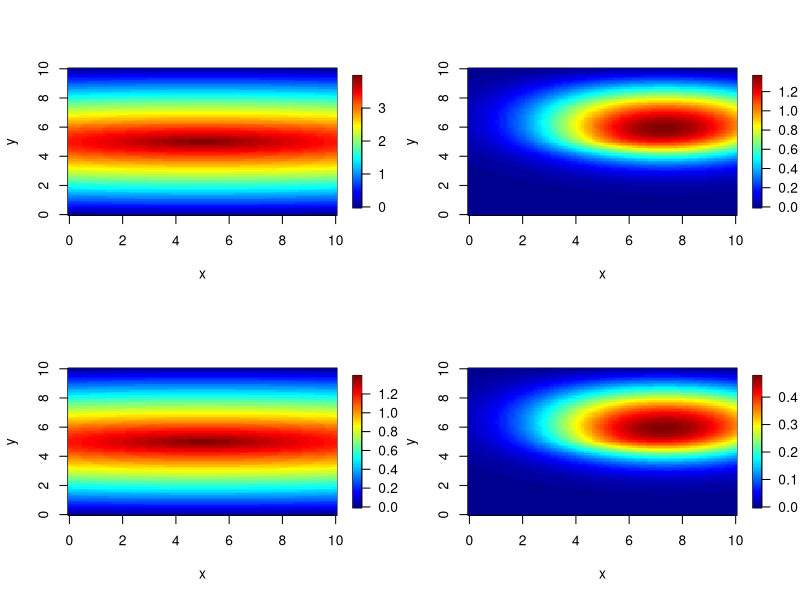
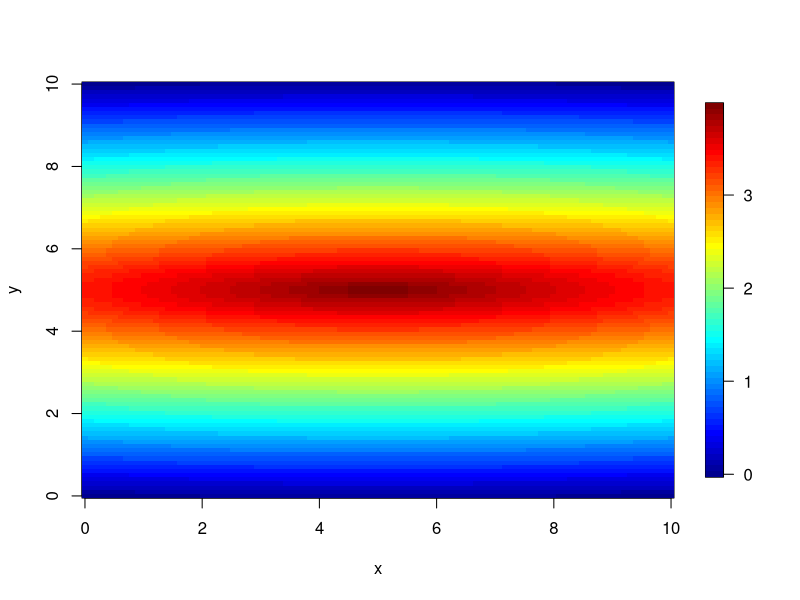
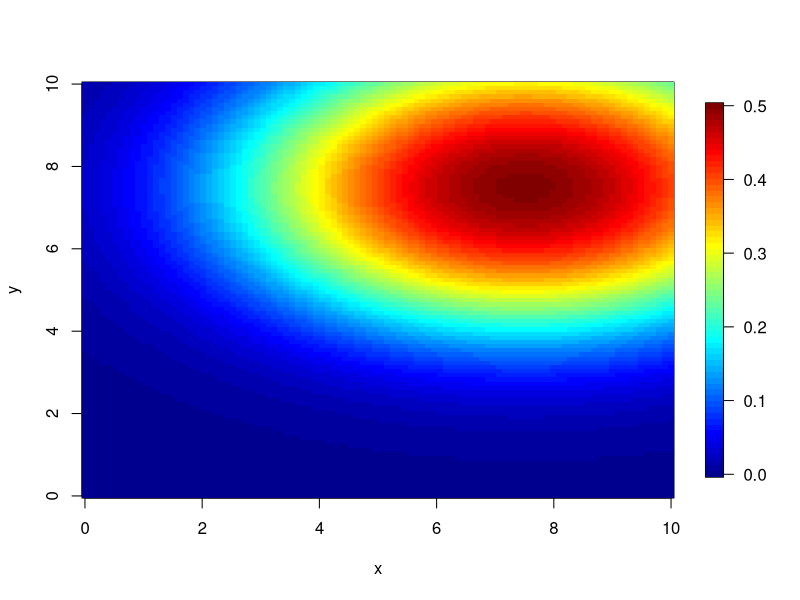
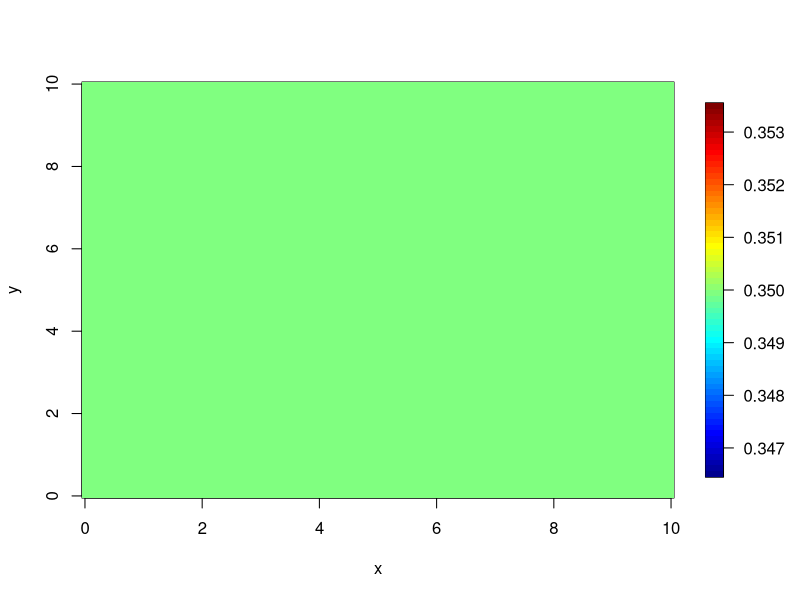
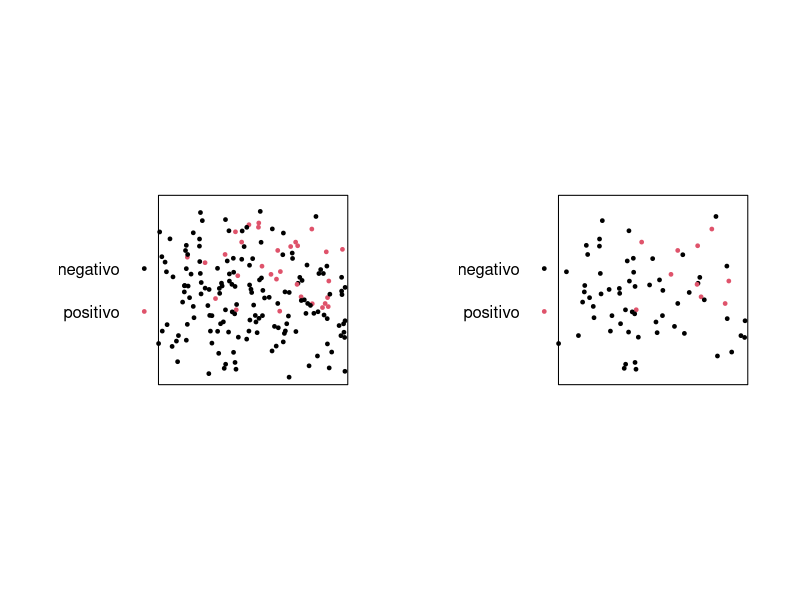
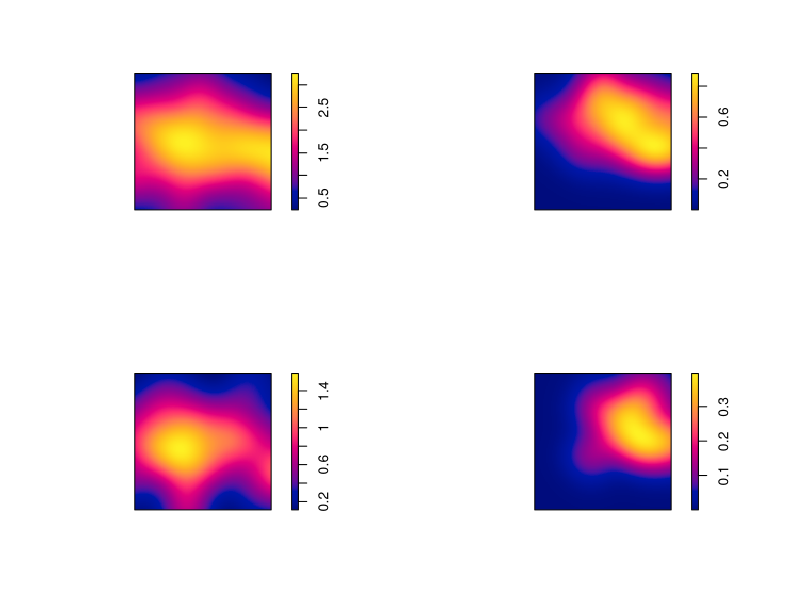
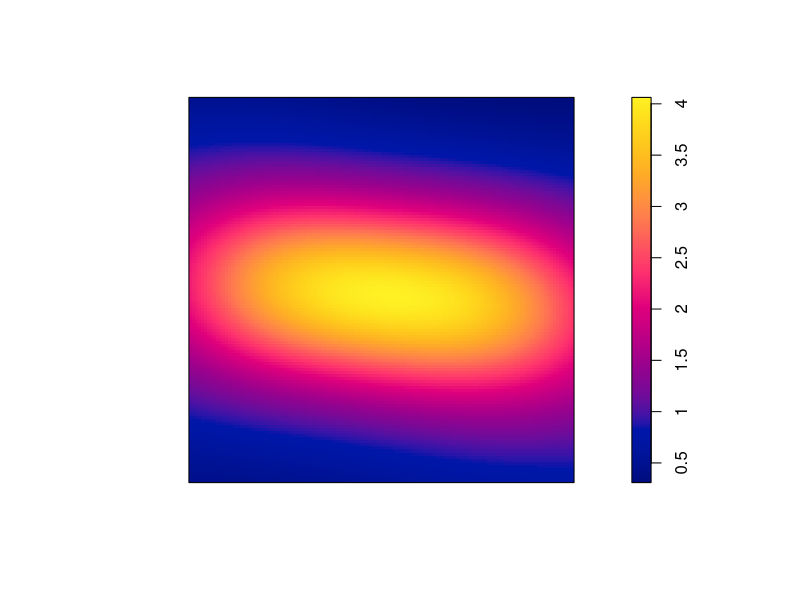
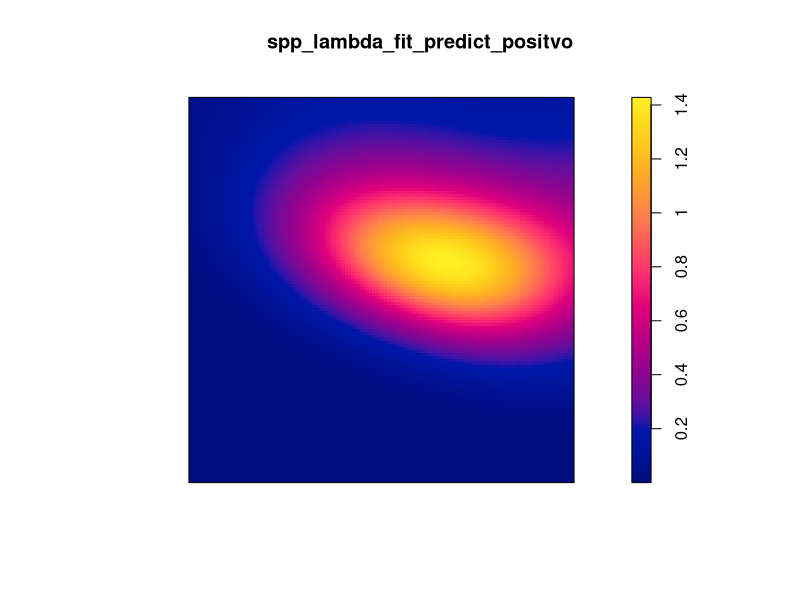

Source code (R) for these figures, in order:
library(spatstat)
library(fields)
library(mgcv)
library(psych)
library(pracma)
library(splines)
#=#=#=#=#=#=#=#=#=#=#=#=#=#=#=#=#=#=#=#=#=#=#=#=#=#=#=#=#=#=#=#=#=#=#=#
#=#=# Densidad poblacional heterogena, riesgo espacial variable, muestreo aleatorio homogeneo
h_lambda <- 5
k_lambda <- 5
a_lambda <- 1/4
b_lambda <- 10
c_lambda <- 4
h_theta <- 7.5
k_theta <- 7.5
a_theta <- -1/16
b_theta <- -1/8
c_theta <- 0

#=#=#=#=#=#=#=#=#=#=#=#=#=#=#=#=#=#=#=#=#=#=#=#=#=#=#=#=#=#=#=#=#=#=#=#

lambda_fun <- function(x,y){
  return(c_lambda-c_lambda*(a_lambda*(x-h_lambda)^2+b_lambda*(y-k_lambda)^2)^0.5/
           ((a_lambda*(h_lambda)^2+b_lambda*(k_lambda)^2)^0.5))}
theta_fun <- function(x,y){
  return(1/(1+exp(-(c_theta+a_theta* (x-h_theta)^2+b_theta*(y-k_theta)^2))))}
pi_fun <- function(x,y){
  return(rep(0.35,length(x)))}

#=#=#=#=#=#=#=#=#=#=#=#=#=#=#=#=#=#=#=#=#=#=#=#=#=#=#=#=#=#=#=#=#=#=#=#

lambda_theta_fun <- function(x,y){
  return( lambda_fun(x,y) * theta_fun(x,y))}
lambda_pi_fun <- function(x,y){
  return( lambda_fun(x,y) * pi_fun(x,y))}
lambda_theta_pi_fun <- function(x,y){
  return( lambda_fun(x,y) * theta_fun(x,y) * pi_fun(x,y))}

#=#=#=#=#=#=#=#=#=#=#=#=#=#=#=#=#=#=#=#=#=#=#=#=#=#=#=#=#=#=#=#=#=#=#=#

grid <- expand.grid(seq(0, 10, length.out = 100),
                    seq(0, 10, length.out = 100))

imagen_plot <- function(z) {
  fields::image.plot(seq(0, 10, length.out = 100),
                     seq(0, 10, length.out = 100),
                     matrix(z, 100, 100),
                     xlab = "x", ylab = "y", main = "")
}

#=#=#=#=#=#=#=#=#=#=#=#=#=#=#=#=#=#=#=#=#=#=#=#=#=#=#=#=#=#=#=#=#=#=#=#

x11()
par(mfrow = c(2, 2))
z <- lambda_fun(grid[,1],grid[,2])
imagen_plot(z)
z <- lambda_theta_fun(grid[,1],grid[,2])
imagen_plot(z)
z <- lambda_pi_fun(grid[,1],grid[,2])
imagen_plot(z)
z <- lambda_theta_pi_fun(grid[,1],grid[,2])
imagen_plot(z)
x11()
z <- lambda_fun(grid[,1],grid[,2])
imagen_plot(z)
x11()
z <- theta_fun(grid[,1],grid[,2])
imagen_plot(z)
x11()
z <- pi_fun(grid[,1],grid[,2])
imagen_plot(z)

#=#=#=#=#=#=#=#=#=#=#=#=#=#=#=#=#=#=#=#=#=#=#=#=#=#=#=#=#=#=#=#=#=#=#=#

set.seed(123)
win <- owin(xrange = c(0, 10), yrange = c(0, 10))
spp <- rpoispp(lambda = lambda_fun, win = win)
props <- theta_fun(spp$x,spp$y)
marks(spp) <- factor(sapply(props, function(x) rbinom(1, 1, x)),
                     labels = c("negativo","positivo"),levels = c(0,1))
#props <- c(negativo = 0.30, positivo = 0.8)[spp$marks]
#Este se descomenta para Caso-Control y la siguiente linea para muestreo aleatorio
props <- pi_fun(spp$x,spp$y)
spp_sample <- spp[sapply(props, function(x) rbinom(1, 1, x)) == 1]

#=#=#=#=#=#=#=#=#=#=#=#=#=#=#=#=#=#=#=#=#=#=#=#=#=#=#=#=#=#=#=#=#=#=#=#

x11()
par(mfrow = c(1, 2))
plot(spp, cols=c(1:2), pch = 19, cex=0.5, main="")
plot(spp_sample, cols=c(1:2), pch = 19, cex=0.5, main="")
x11()
par(mfrow = c(2, 2))
plot(density(spp), main = "")
plot(density(spp[spp$marks=="positivo"]), main = "")
plot(density(spp_sample), main = "")
plot(density(spp_sample[spp_sample$marks=="positivo"]), main = "")

#=#=#=#=#=#=#=#=#=#=#=#=#=#=#=#=#=#=#=#=#=#=#=#=#=#=#=#=#=#=#=#=#=#=#=#

N_1 <- sum(spp$marks=="positivo") 
N_0 <- sum(spp$marks=="negativo")
n_1 <- sum(spp_sample$marks=="positivo") 
n_0 <- sum(spp_sample$marks=="negativo")
N_1/ (N_1 + N_0)
n_1/ (n_1 + n_0)
rho <- (n_1*N_0)/(N_1*n_0)
alfa <- (n_1/n_0)*(1+(N_0/N_1))

#=#=#=#=#=#=#=#=#=#=#=#=#=#=#=#=#=#=#=#=#=#=#=#=#=#=#=#=#=#=#=#=#=#=#

temporal <- marks(spp)
marks(spp) <- NULL
spp_lambda_fit <- ppm(spp ~ s(x,y,k=6), use.gam=TRUE)
summary(spp_lambda_fit)
spp_lambda_fit_predict <- predict(spp_lambda_fit)
x11()
plot(spp_lambda_fit_predict,xlab = "x", ylab = "y", zlab="", main = "")
marks(spp) <- temporal
rm(temporal)

#=#=#=#=#=#=#=#=#=#=#=#=#=#=#=#=#=#=#=#=#=#=#=#=#=#=#=#=#=#=#=#=#=#=#

spp_positvo <- spp[spp$marks=="positivo"]
spp_negativo <- spp[spp$marks=="negativo"]
marks(spp_positvo) <- NULL
marks(spp_negativo) <- NULL
spp_lambda_fit_positvo <- ppm(spp_positvo ~ s(x,y,k=6), use.gam=TRUE)
spp_lambda_fit_negativo <- ppm(spp_negativo ~ s(x,y,k=6), use.gam=TRUE)
spp_lambda_fit_predict_positvo <- predict(spp_lambda_fit_positvo)
spp_lambda_fit_predict_negativo <- predict(spp_lambda_fit_negativo)
risk_estimated <- spp_lambda_fit_predict_positvo/(spp_lambda_fit_predict_positvo +
                                                    spp_lambda_fit_predict_negativo)

plot(spp_lambda_fit_predict_positvo)
plot(spp_lambda_fit_predict_negativo)
plot(risk_estimated)

z_1 <-predict(spp_lambda_fit_positvo, locations=data.frame(x=grid[,1], y=grid[,2]))
z_0 <-predict(spp_lambda_fit_negativo, locations=data.frame(x=grid[,1], y=grid[,2]))
imagen_plot(z_1)
imagen_plot(z_0)
imagen_plot(z_1/(z_1+z_0))

#=#=#=#=#=#=#=#=#=#=#=#=#=#=#=#=#=#=#=#=#=#=#=#=#=#=#=#=#=#=#=#=#=#=#

spp_sample_positvo <- spp_sample[spp_sample$marks=="positivo"]
spp_sample_negativo <- spp_sample[spp_sample$marks=="negativo"]
marks(spp_sample_positvo) <- NULL
marks(spp_sample_negativo) <- NULL
spp_lambda_fit_positvo <- ppm(spp_sample_positvo ~ s(x,y,k=6), use.gam=TRUE)
spp_lambda_fit_negativo <- ppm(spp_sample_negativo ~ s(x,y,k=6), use.gam=TRUE)
spp_lambda_fit_predict_positvo <- predict(spp_lambda_fit_positvo, type="intensity",
                                              ngrid=100)
spp_lambda_fit_predict_negativo <- predict(spp_lambda_fit_negativo, type="intensity",
                                               ngrid=100)
risk_estimated <- spp_lambda_fit_predict_positvo/(spp_lambda_fit_predict_positvo+
                                                    rho*spp_lambda_fit_predict_negativo)
x11()
plot(risk_estimated)
x11()
plot(spp_lambda_fit_predict_positvo/(alfa*spp_lambda_fit_predict_negativo))

temporal <- spp_lambda_fit_predict_positvo/(alfa*spp_lambda_fit_predict_negativo)
summary(temporal)


z_1 <-predict(spp_lambda_fit_positvo, locations=data.frame(x=grid[,1], y=grid[,2]))
z_0 <-predict(spp_lambda_fit_negativo, locations=data.frame(x=grid[,1], y=grid[,2]))

x11()
par(mfrow = c(2, 2))
imagen_plot(z_1)
imagen_plot(z_0)
imagen_plot(z_1/(z_1+rho*z_0))
imagen_plot(z_1/(alfa*z_0))

#=#=#=#=#=#=#=#=#=#=#=#=#=#=#=#=#=#=#=#=#=#=#=#=#=#=#=#=#=#=#=#=#=#=#

w <- c(negativo = rho, positivo = 1)[spp_sample$marks]
theta_fit_gam <- mgcv::gam(marks~s(x,y,k=20),family = binomial(link="logit"),
                           data=spp_sample, weights = w,
                           gamma = 1)
summary(theta_fit_gam)
z <- psych::logistic(predict.gam(theta_fit_gam, newdata=data.frame(x=grid[,1], y=grid[,2])))
x11()
imagen_plot(z)
x11()
persp(matrix(z, 100, 100))
